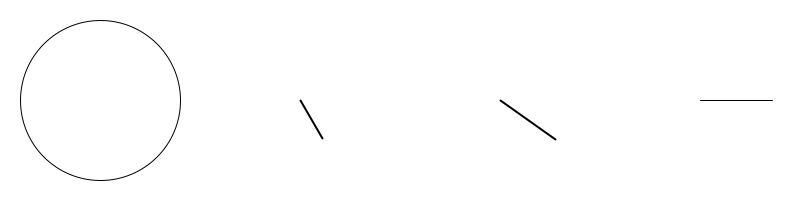
Frame 1 (no input)
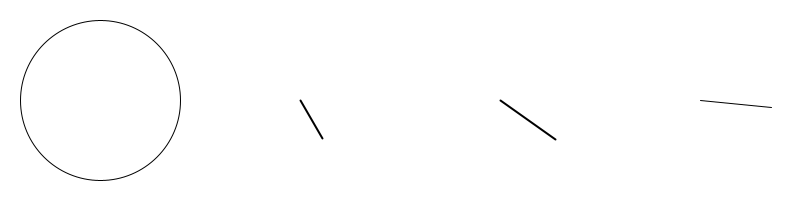
Frame 60 (the mouse pressed at the canvas centre just before this capture)
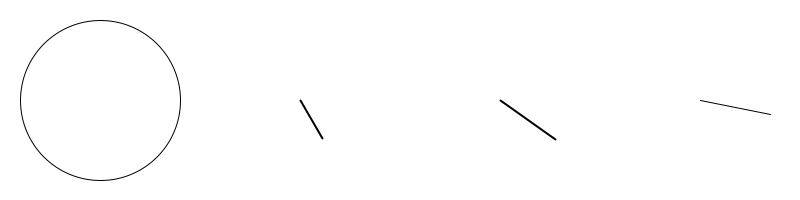
Frame 120 (the mouse held since frame 60 and released just before this capture)

The Processing sketch that drew these frames (run headless with seeded random() and noise(); from frame 60 on, the mouse is pressed at the canvas centre):

// Processing sketch: ModernArtClockWorks
// ── ModernArtClockWorks.pde
/* @pjs transparent=true; */
/* @pjs crisp=true; */

// Modern Art Clock
// O-R-G 

void setup() {
  size(800, 200);
  stroke(0);
  smooth();
  background(255);
}

void draw() {
  background(255);
  // fill(240);
  noFill();
  stroke(0);
  strokeWeight(1);
  // noStroke();
  // Angles for sin() and cos() start at 3 o'clock;
  // subtract HALF_PI to make them start at the top
  ellipse(100, 100, 160, 160);
  // ellipse(300, 100, 160, 160);
  // ellipse(500, 100, 160, 160);
  // ellipse(700, 100, 160, 160);
  float s = map(second(), 0, 60, 0, TWO_PI) - HALF_PI;
  float m = map(minute(), 0, 60, 0, TWO_PI) - HALF_PI;
  float h = map(hour() % 12, 0, 12, 0, TWO_PI) - HALF_PI;
  stroke(0);
  strokeWeight(1);
  line(700, 100, cos(s) * 72 + 700, sin(s) * 72 + 100);
  strokeWeight(2);
  line(500, 100, cos(m) * 68 + 500, sin(m) * 68 + 100);
  strokeWeight(2);
  line(300, 100, cos(h) * 44 + 300, sin(h) * 44 + 100);
}
